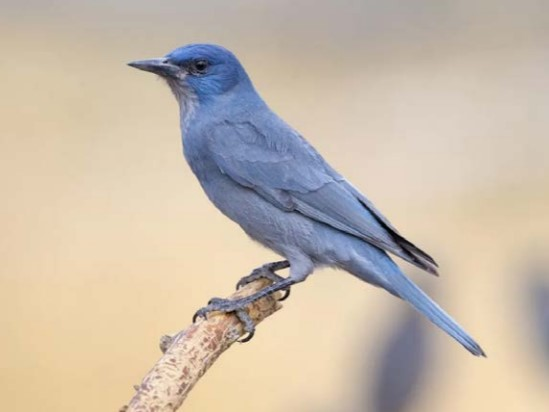
#> input picture img/bird.jpg, 549 x 412 px, found by its file name
$ python 14-5.py
#> lines starting #> are read from the running program, lines starting #| are printed output that depends on the picture
from cv2 import cv2
import numpy as np
from matplotlib import pyplot as plt
img=cv2.imread('img/bird.jpg')
#> img is the input picture: shape (412, 549, 3); mean B, G, R 171.7, 187.1, 200.1
rows,cols,ch=img.shape
#> rows = 412; cols = 549; ch = 3
pts1 = np.float32([[56,65],[368,52],[28,387],[389,390]])
pts2 = np.float32([[0,0],[300,0],[0,300],[300,300]])
M=cv2.getPerspectiveTransform(pts1,pts2)
dst=cv2.warpPerspective(img,M,(300,300))
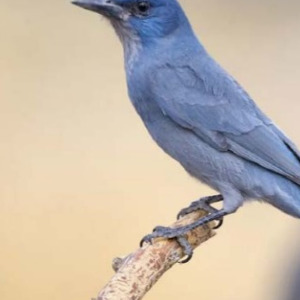
#> dst: shape (300, 300, 3); mean B, G, R 171.9, 184.5, 195.7

cv2.imshow('img',dst)
cv2.waitKey(0)
#> (the run stopped early here; a loop or call above may not have finished)
